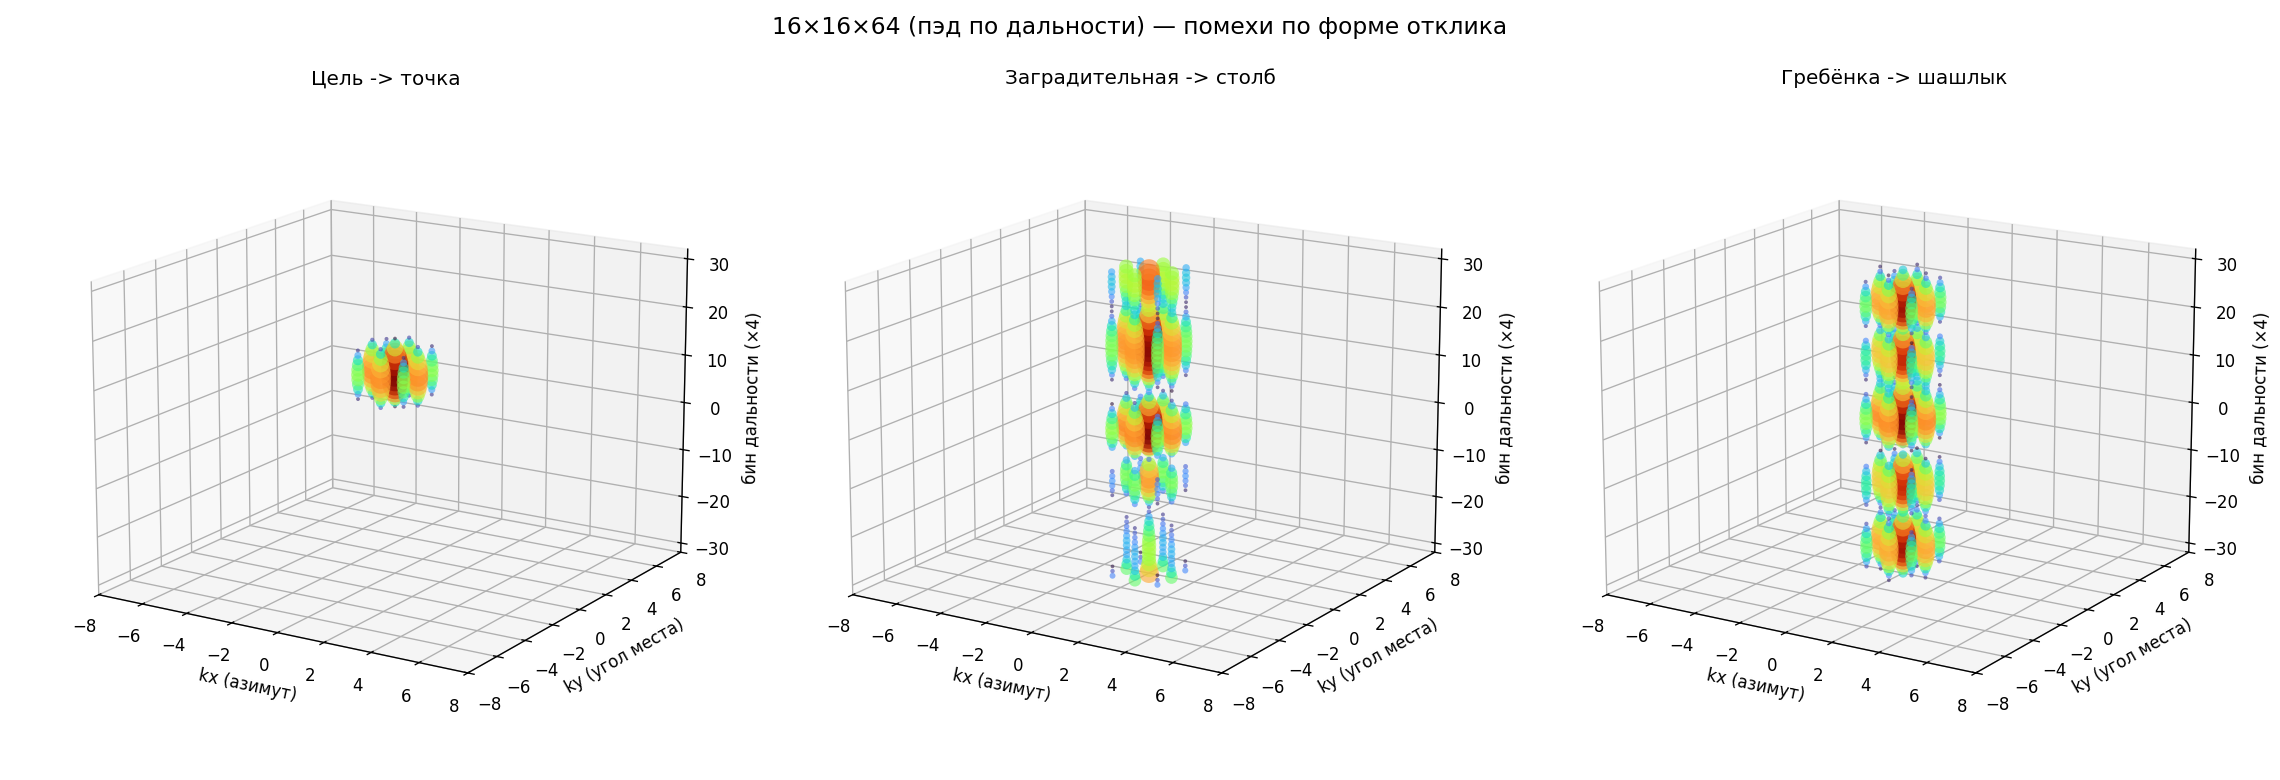

Write the Python code that produced this figure.
import numpy as np
import matplotlib
matplotlib.use("Agg")
import matplotlib.pyplot as plt

rng = np.random.default_rng(7)
AX = AY = 16; Lr = 16; Lz = 64        # реальные 16 по дальности -> zero-pad до 64
k = np.arange(Lr)

def tone(b, amp=1.0, ph=0.0):
    return amp*np.exp(1j*(2*np.pi*(b/Lr)*k + ph))

target_ft  = tone(2.5, 1.0)                                  # straddled цель
comb_ft    = sum(tone(b, a, rng.uniform(0,2*np.pi))
                 for b,a in zip([-6.4,-3.2,0.3,3.4,6.1],[0.9,0.8,1.0,0.8,0.9]))
barrage_ft = (rng.standard_normal(Lr)+1j*rng.standard_normal(Lr))   # широкополосный шум

def cube(ft, jpow=1.0, thermal=0.02):
    coh = np.sqrt(jpow)*np.broadcast_to(ft,(AX,AY,Lr)).astype(complex)
    th  = np.sqrt(thermal/2)*(rng.standard_normal((AX,AY,Lr))+1j*rng.standard_normal((AX,AY,Lr)))
    blk = coh + th
    wx,wy,wf = np.hanning(AX),np.hanning(AY),np.hanning(Lr)
    blk = blk*wx[:,None,None]*wy[None,:,None]*wf[None,None,:]
    C = np.fft.fftshift(np.fft.fftn(blk, s=(AX,AY,Lz)))      # пэд по дальности
    m = 20*np.log10(np.abs(C)+1e-9); m -= m.max()
    return m

scen = [("Цель -> точка", cube(target_ft,1.0,0.02)),
        ("Заградительная -> столб", cube(barrage_ft,7.0,0.02)),
        ("Гребёнка -> шашлык", cube(comb_ft,1.0,0.02))]

kx=np.arange(-AX//2,AX//2); ky=np.arange(-AY//2,AY//2); fz=np.arange(-Lz//2,Lz//2)
KX,KY,FZ=np.meshgrid(kx,ky,fz,indexing="ij")

fig=plt.figure(figsize=(19,6.5))
for i,(title,m) in enumerate(scen,1):
    v=m.ravel(); sel=v>-20; vv=v[sel]
    ax=fig.add_subplot(1,3,i,projection="3d")
    ax.scatter(KX.ravel()[sel],KY.ravel()[sel],FZ.ravel()[sel],c=vv,s=(vv+20)**2*0.7+5,
               cmap="turbo",vmin=-20,vmax=0,alpha=0.6,edgecolors="none")
    ax.set_title(title,fontsize=12,pad=8)
    ax.set_xlabel("kx (азимут)"); ax.set_ylabel("ky (угол места)"); ax.set_zlabel("бин дальности (×4)")
    ax.set_xlim(-8,8); ax.set_ylim(-8,8); ax.set_zlim(-32,32); ax.view_init(16,-58)
fig.suptitle("16×16×64 (пэд по дальности) — помехи по форме отклика", fontsize=14)
fig.tight_layout(rect=[0,0,1,0.95]); fig.savefig("/home/claude/cube64_jam.png",dpi=120); plt.close(fig)
print("ok")
